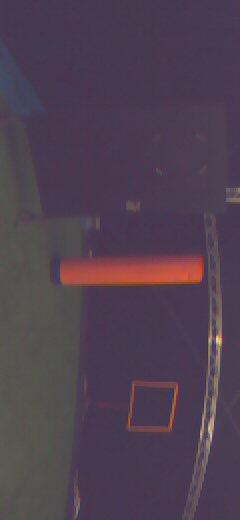
#> input picture COMPUTERVISIONSIM/Projection/93082557.jpg, 240 x 520 px; its folder holds only this picture in this run
$ python -i intial_try_v2.py   (imports and definitions only)
#> lines starting #> are read from the running program, lines starting #| are printed output that depends on the picture
import cv2
import numpy as np
import os
import matplotlib.pyplot as plt

# Create a window to display the frames
# [2 lines not run here, left out]

def filter_frames(frame_raw, kernel_size = 3, sigma_Gaussian = 5, filter_type = 'Gaussian',
                  d  = 9, sigmaColor = 75, sigmaSpace = 75):
    '''
    The aim of this function is to convert the frames to greyscale images and apply a Gaussian filter to them.

    https://pyimagesearch.com/2021/04/28/opencv-smoothing-and-blurring/

    inputs:
    frame_raw: the raw image
    kernel_size: the size of the kernel for the Gaussian filter, keep it odd: 3, 5, 7
    sigma_Gaussian: the standard deviation of the Gaussian filter

    outputs:
    frame_greyscale_filter: the filtered greyscale image
    '''
    # Convert the images to grayscale
    frame_greyscale = cv2.cvtColor(frame_raw, cv2.COLOR_BGR2GRAY)
    if filter_type == 'Gaussian':
        frame_greyscale_filter = cv2.GaussianBlur(frame_greyscale, dst=None, ksize=(kernel_size, kernel_size), sigmaX= sigma_Gaussian)
    elif filter_type == 'Average':
        frame_greyscale_filter = cv2.blur(frame_greyscale, (kernel_size, kernel_size))
    elif filter_type == 'Median':
        frame_greyscale_filter = cv2.medianBlur(frame_greyscale, kernel_size)
    elif filter_type == 'Bilateral':
        frame_greyscale_filter = cv2.bilateralFilter(frame_greyscale, d, sigmaColor, sigmaSpace)
    else:
        frame_greyscale_filter = cv2.GaussianBlur(frame_greyscale, dst=None, ksize=(kernel_size, kernel_size), sigmaX= sigma_Gaussian)
    return frame_greyscale_filter

# [205 lines left out: functions resize_frame, compute_flow, get_flow_viz, get_motion_mask, generate_motion_mask, generate_and_draw_contours, not called in this run]


frames_dir = "Data_gitignore/AE4317_2019_datasets/cyberzoo_poles_panels"


# [57 lines not run here, left out]

>>> import cv2
>>> picture = cv2.imread('Projection/93082557.jpg')
#> picture is the input picture: shape (520, 240, 3); mean B, G, R 80.1, 65.1, 79
>>> result = filter_frames(picture)
#> in filter_frames, `frame_greyscale = cv2.cvtColor(frame_raw, cv2.COLOR_BGR2GRAY)`:
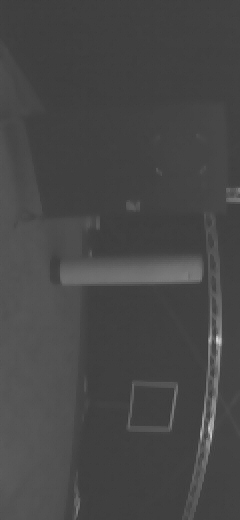
#> frame_greyscale: shape (520, 240); min 56, max 219, mean 71
